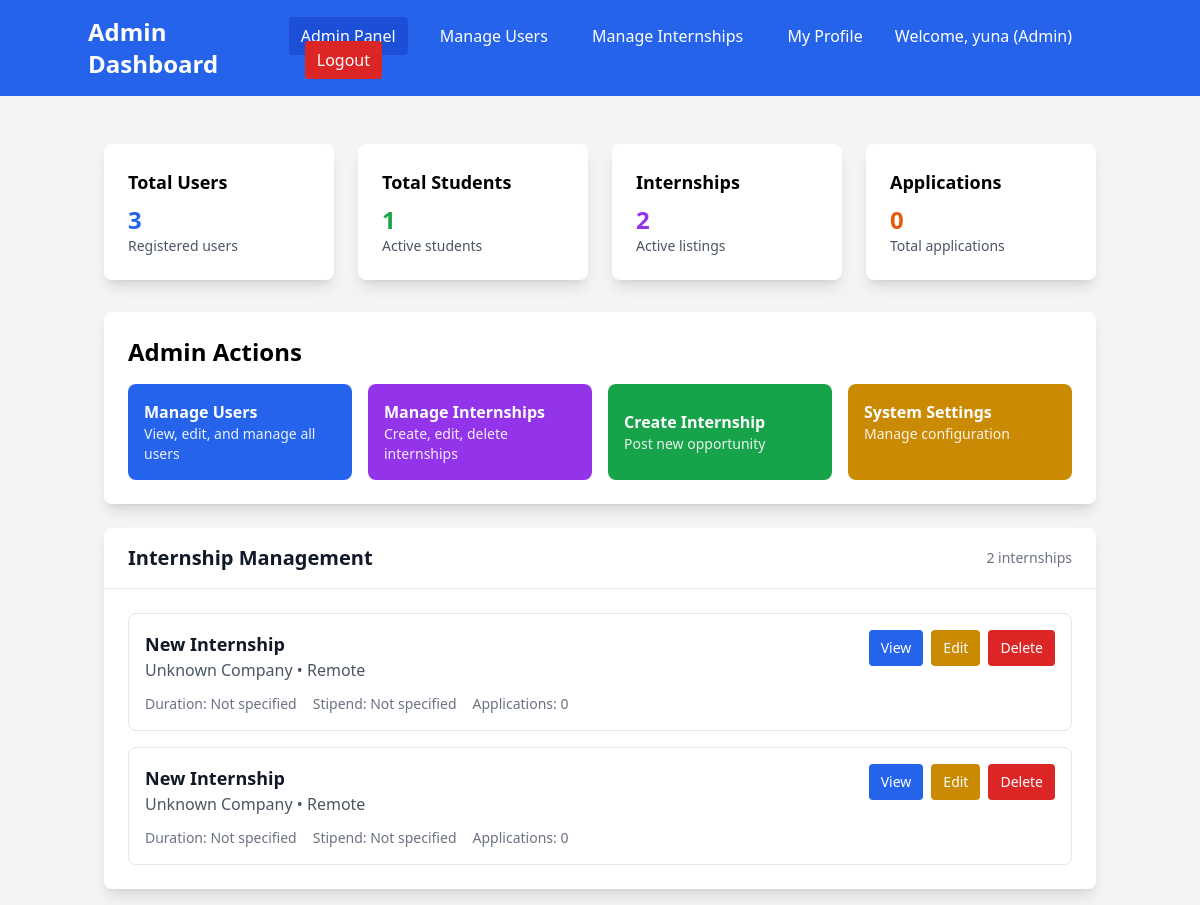
The app's page /dashboard (signed in), older data.
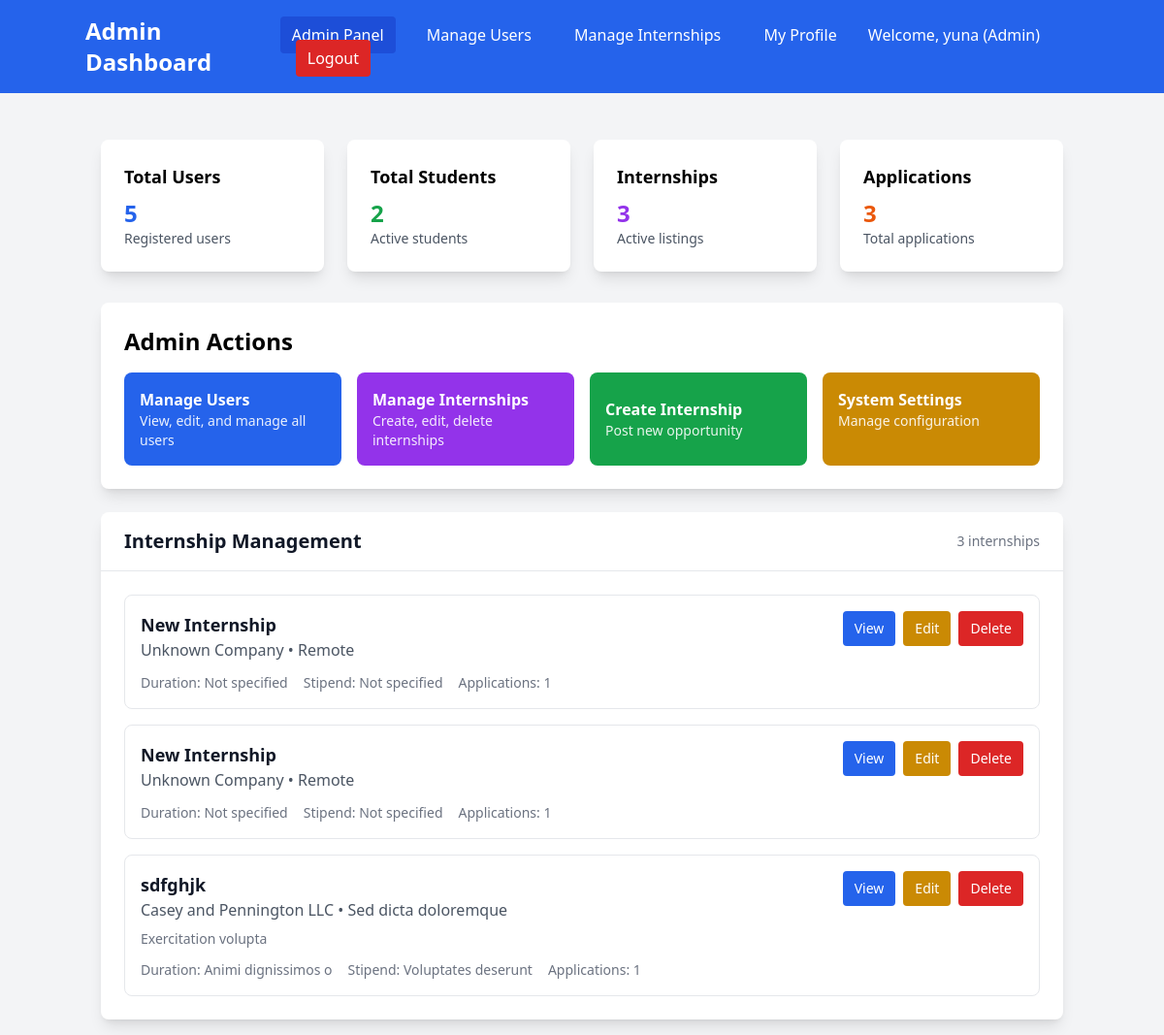
The same page, newer data.
### models.py (models this page shows)
class Internship(Base):
    __tablename__ = "internships"
    id = Column(Integer, primary_key=True, index=True)
    title = Column(String(255), nullable=False)
    description = Column(Text)
    company = Column(String(255), nullable=False)
    location = Column(String(255))
    duration = Column(String(100))
    stipend = Column(String(100))
    requirements = Column(Text)
    created_by = Column(Integer, ForeignKey("users.id"))
    created_at = Column(DateTime(timezone=True), server_default=func.now())
    is_active = Column(Boolean, default=True)
    deadline = Column(DateTime(timezone=True))
    creator = relationship("User", back_populates="created_internships")
    applications = relationship("InternshipApplication", back_populates="internship")
    tasks = relationship("Task", back_populates="internship")
    feedback = relationship("Feedback", back_populates="internship")

### app.py (the view)
@app.get("/dashboard", response_class=HTMLResponse)
async def dashboard(request: Request, db: Session = Depends(get_db)):
    try:
        user = await get_current_user_from_cookie(request, db)
        print(f"🎯 Dashboard access - User: {user.email}, Role: {user.role}")
        if user.role == "student":
            internships = crud.get_internships(db)
            applications = crud.get_applications_by_student(db, user.id)
            tasks = crud.get_tasks_by_student(db, user.id)
            return templates.TemplateResponse("dashboard_student.html", {
                "request": request,
                "user": user,
                "internships": internships,
                "applications": applications,
                "tasks": tasks
            })
        elif user.role == "admin":
            internships = crud.get_internships(db)
            try:
                stats = crud.get_system_stats(db)
            except Exception as e:
                print(f"⚠️  Could not get system stats: {e}")
                stats = {
                    "total_users": 0,
                    "total_students": 0,
                    "total_admins": 0,
                    "total_mentors": 0,
                    "total_internships": 0,
                    "total_applications": 0,
                    "total_tasks": 0
                }
            return templates.TemplateResponse("dashboard_admin.html", {
                "request": request,
                "user": user,
                "internships": internships,
                "stats": stats
            })
        elif user.role == "mentor":
            internships = crud.get_internships(db)
            mentor_internships = crud.get_internships_by_mentor(db, user.id)
            mentor_applications = crud.get_applications_for_mentor(db, user.id)
            return templates.TemplateResponse("dashboard_mentor.html", {
                "request": request,
                "user": user,
                "internships": internships,
                "mentor_internships": mentor_internships,
                "mentor_applications": mentor_applications
            })
        else:
            print(f"❌ Unknown role: {user.role}")
            return RedirectResponse("/login?error=Unknown user role")
    except Exception as e:
        print(f"💥 Dashboard error: {e}")
        import traceback
        traceback.print_exc()
        return RedirectResponse("/login")

### templates/dashboard_admin.html (shortened to what the changed rows need)
<!DOCTYPE html>
<html>
<head>
    <script src="https://cdn.tailwindcss.com"></script>
</head>
<body class="bg-gray-100">
    <nav class="bg-blue-600 text-white p-4">
        <div class="container mx-auto flex justify-between items-center">
            <h1 class="text-2xl font-bold">Admin Dashboard</h1>
        </div>
    </nav>
    <div class="container mx-auto mt-8 p-4">
        <div class="grid grid-cols-1 md:grid-cols-4 gap-6 mb-8">
            <div class="bg-white p-6 rounded-lg shadow-lg">
                <h3 class="text-lg font-semibold mb-2">Total Users</h3>
                <p class="text-2xl font-bold text-blue-600">{{ stats.total_users }}</p>
                <p class="text-sm text-gray-600">Registered users</p>
            </div>
            <div class="bg-white p-6 rounded-lg shadow-lg">
                <h3 class="text-lg font-semibold mb-2">Total Students</h3>
                <p class="text-2xl font-bold text-green-600">{{ stats.total_students }}</p>
                <p class="text-sm text-gray-600">Active students</p>
            </div>
            <div class="bg-white p-6 rounded-lg shadow-lg">
                <h3 class="text-lg font-semibold mb-2">Internships</h3>
                <p class="text-2xl font-bold text-purple-600">{{ stats.total_internships }}</p>
                <p class="text-sm text-gray-600">Active listings</p>
            </div>
            <div class="bg-white p-6 rounded-lg shadow-lg">
                <h3 class="text-lg font-semibold mb-2">Applications</h3>
                <p class="text-2xl font-bold text-orange-600">{{ stats.total_applications }}</p>
                <p class="text-sm text-gray-600">Total applications</p>
            </div>
        </div>
        <div class="bg-white rounded-lg shadow-lg p-6 mb-6">
            <h2 class="text-2xl font-bold mb-4">Admin Actions</h2>
        </div>
        <div class="bg-white rounded-lg shadow-lg">
            <div class="px-6 py-4 border-b border-gray-200 flex justify-between items-center">
                <h2 class="text-xl font-semibold text-gray-900">Internship Management</h2>
                <span class="text-sm text-gray-500">{{ internships|length }} internships</span>
            </div>
            <div class="p-6">
                {% if internships %}
                <div class="space-y-4">
                    {% for internship in internships %}
                    <div class="border border-gray-200 rounded-lg p-4 hover:shadow-md transition">
                        <div class="flex justify-between items-start">
                            <div class="flex-1">
                                <h3 class="text-lg font-semibold text-gray-900">{{ internship.title }}</h3>
                                <p class="text-gray-600">{{ internship.company }} • {{ internship.location or 'Remote' }}</p>
                                <p class="text-sm text-gray-500 mt-2">{{ internship.description[:120] }}{% if internship.description|length > 120 %}...{% endif %}</p>
                                <div class="flex items-center mt-3 space-x-4 text-sm text-gray-500">
                                    <span>Duration: {{ internship.duration or 'Not specified' }}</span>
                                    <span>Stipend: {{ internship.stipend or 'Not specified' }}</span>
                                    <span>Applications: {{ internship.applications|length if internship.applications else 0 }}</span>
                                </div>
                            </div>
                            <div class="flex space-x-2 ml-4">
                                <button onclick="viewInternship({{ internship.id }})"
                                    class="bg-blue-600 text-white px-3 py-2 rounded text-sm hover:bg-blue-700 transition">
                                    View
                                </button>
                                <button onclick="editInternship({{ internship.id }})"
                                    class="bg-yellow-600 text-white px-3 py-2 rounded text-sm hover:bg-yellow-700 transition">
                                    Edit
                                </button>
                                <button onclick="deleteInternship({{ internship.id }})"
                                    class="bg-red-600 text-white px-3 py-2 rounded text-sm hover:bg-red-700 transition">
                                    Delete
                                </button>
                            </div>
                        </div>
                    </div>
                    {% endfor %}
                </div>
                {% endif %}
            </div>
        </div>
    </div>
</body>
</html>

Row changes from the older to the newer data that the page shows:
computed for Internship (number 1 of 3 on the later page): applications|length "0" → "1"
changed Internship (number 2 of 3 on the later page): applications|length "0" → "1"
added Internship: title "sdfghjk", company "Casey and Pennington LLC", location "Sed dicta doloremque", description "Exercitation volupta", duration "Animi dignissimos o", stipend "Voluptates deserunt", applications|length "1"
Text that changed along with them:
{{ stats.total_users }}: "3" → "5"
{{ stats.total_students }}: "1" → "2"
{{ stats.total_internships }}: "2" → "3"
{{ stats.total_applications }}: "0" → "3"
{{ internships|length }}: "2" → "3"
